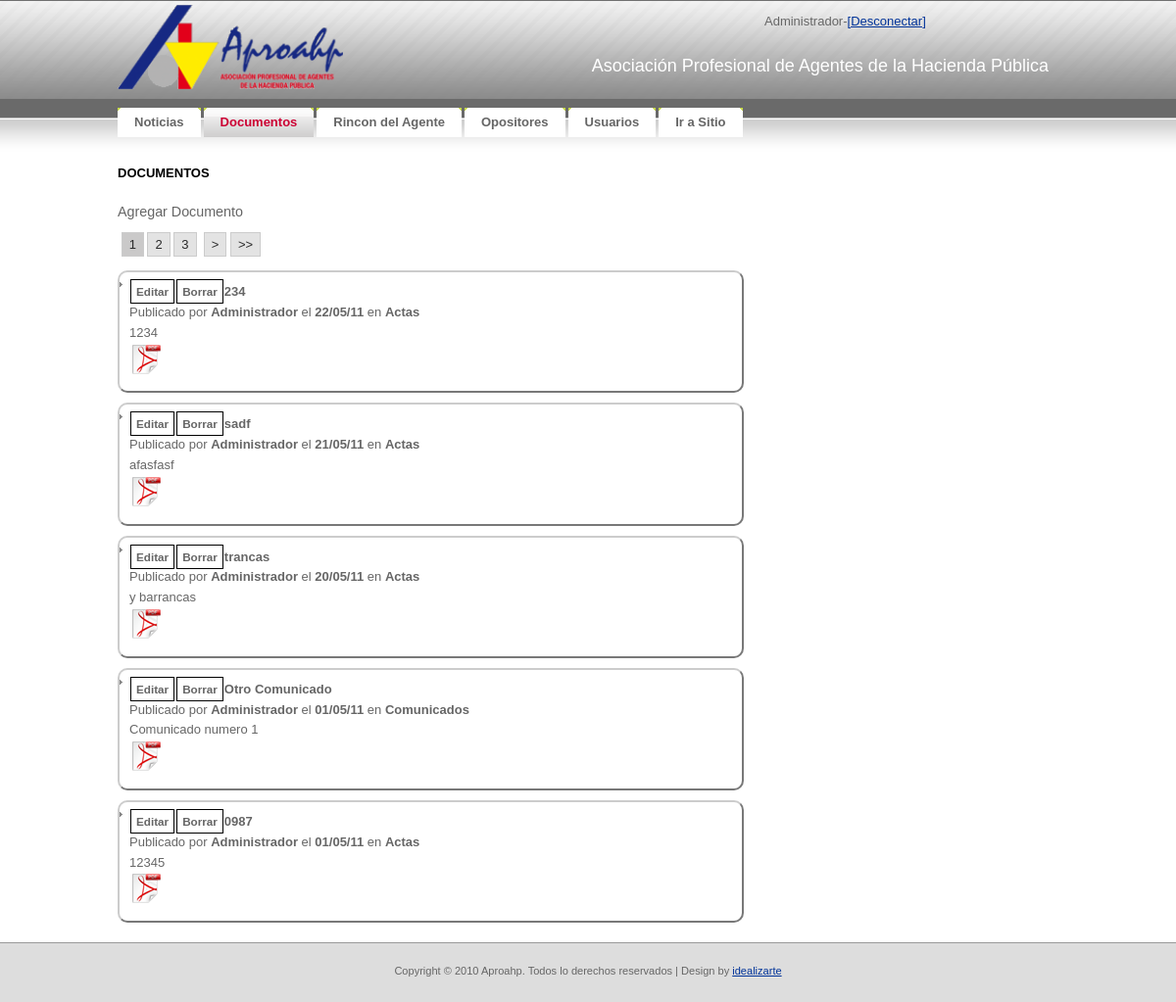
The page /admin/documentos.php (signed in) on the database its author committed.
### tables this page shows
CREATE TABLE IF NOT EXISTS `tbl_categorias` (
  `CAT_ID` bigint(20) NOT NULL AUTO_INCREMENT,
  `CAT_Visible` tinyint(1) NOT NULL,
  `CAT_Nombre` varchar(50) NOT NULL,
  `CAT_Comentarios` varchar(200) NOT NULL,
  UNIQUE KEY `ID` (`CAT_ID`)
);

CREATE TABLE IF NOT EXISTS `tbl_documentos` (
  `DOC_ID` bigint(20) NOT NULL AUTO_INCREMENT,
  `DOC_Fecha` datetime NOT NULL,
  `DOC_Autor` bigint(20) NOT NULL,
  `DOC_Categoria` bigint(20) NOT NULL,
  `DOC_Titulo` varchar(50) NOT NULL,
  `DOC_Resumen` varchar(500) NOT NULL,
  `DOC_Texto` text NOT NULL,
  `DOC_Attach` varchar(200) NOT NULL,
  UNIQUE KEY `DOC_ID` (`DOC_ID`)
);

CREATE TABLE IF NOT EXISTS `tbl_users` (
  `USR_ID` bigint(20) NOT NULL AUTO_INCREMENT,
  `USR_username` varchar(32) NOT NULL,
  `USR_password` varchar(32) NOT NULL,
  `USR_Displayname` varchar(32) NOT NULL,
  `USR_email` varchar(100) NOT NULL,
  `USR_Activo` tinyint(1) NOT NULL,
  PRIMARY KEY (`USR_ID`)
);

### admin/documentos.php (the view, shortened to what this page needs)
<?php
	require_once("../lib/siteconfig.php");
	$uploadfolder="../UPLDocumentos";
?>
<!DOCTYPE html PUBLIC "-//W3C//DTD XHTML 1.0 Strict//EN"
  "http://www.w3.org/TR/xhtml1/DTD/xhtml1-strict.dtd">
<html xmlns="http://www.w3.org/1999/xhtml" xml:lang="en" lang="en">
<head>
	<link rel="stylesheet" href="../css/reset.css" type="text/css" media="screen" charset="utf-8">
	<link rel="stylesheet" href="../css/aproahp.css" type="text/css" media="screen" charset="utf-8">
	<link rel="stylesheet" href="../css/jquery-ui.css" type="text/css" media="screen" charset="utf-8">
	<link rel="stylesheet" href="css/style.css" type="text/css" media="screen" charset="utf-8">
</head>
<body>
<div id="container">
<?php require("header.php");?>
<div id='documentos'>
	<h3>Documentos</h3><br/>
	<div id="adddocumento">Agregar Documento</div>
<?php
		echo "<div id='documentoslist'>";
		if(isset($_GET['pagenum'])){
			$pagenum = $_GET['pagenum'];
		}else{
			$pagenum = 1;
		}
		$doc_result = mysql_query("SELECT * FROM tbl_categorias,tbl_documentos,tbl_users WHERE DOC_Autor=USR_ID AND DOC_Categoria = CAT_ID ORDER BY DOC_FECHA DESC;") or die(mysql_error());
		$rows = mysql_num_rows($doc_result);
		$page_rows = 5;
		$pdata=pagination($rows,$pagenum,$page_rows);
		echo ($pdata['links']);
		echo "<ul>";
		$doc_result=mysql_query("SELECT * FROM tbl_categorias,tbl_documentos,tbl_users WHERE DOC_Autor=USR_ID AND DOC_Categoria = CAT_ID ORDER BY DOC_FECHA DESC ".$pdata['limites'].";");
		for ($x = 0, $numrows = mysql_num_rows($doc_result); $x < $numrows; $x++) {
			$row = mysql_fetch_assoc($doc_result);
			$datetime = date("d/m/y", strtotime($row["DOC_Fecha"]));
			$parts = Explode('.', $row['DOC_Attach']);
			$tipo= strtolower($parts[count($parts) - 1]);
			echo("<li class=documento><div class=edit rel='".$row["DOC_ID"]."'>Editar</div><div class=borrar rel='".$row["DOC_ID"]."'>Borrar</div><span class=highlight>".$row['DOC_Titulo']."</span><br>Publicado por <span class=highlight>".$row['USR_Displayname']."</span> el <span class=highlight>".$datetime."</span> en <span class=highlight>".$row['CAT_Nombre']."</span><br>".$row['DOC_Resumen']."<br><a href='".$uploadfolder."/".$row['DOC_Attach']."'><img src='../images/fticonos/icon_".$tipo.".gif'></a></li>");
		}
		echo "</ul></div>";
?>
</div>
</div>
</body>
</html>

### css/aproahp.css (style rules this page uses)
* { margin: 0; padding: 0; }
ul,li { list-style-type: none; }
body, th { background: #FFFFFF url(../images/img01.gif) repeat-x; font-family: Verdana, Arial, Helvetica, sans-serif; font-size: 13px; color: #666666; }
h3 { margin-bottom: 1em; text-transform: uppercase; font-size: 100%; color: #000000; }
p, ul, ol { margin-bottom: 1.5em; line-height: 1.6em; }
p { color:#666666; }
ul { list-style: none; }
ul li { padding-left: 10px; background: url(../images/img16.gif) no-repeat 0px 10px; }
a:link { color: #003399; }
img { border: none; }
#container { width: 960px; padding: 0px 0px 0px 0px; margin:0 auto; text-align:justify; }
#footer { height:20px; padding: 20px; background: #DDDDDD; border-top: 1px solid #999999; }
#footer p { margin: 0; text-align: center; font-size: 85%; }
#documentoslist a { text-decoration: none; }
.documento { padding:10px; border:2px outset #ccc; -moz-border-radius: 10px; -webkit-border-radius: 10px; padding: 10px; width:615px; margin-top:10px; }
li.documento a { color:#666666; text-decoration: none; }
.documento .highlight { font-weight: bold; }

### admin/css/style.css (style rules this page uses)
.edit, .borrar, .activar { font-size: .9em; font-weight: bold; display: inline; position: relative; padding: 5px; margin: 1px; border: 1px solid black; cursor: pointer; }

### rows shown on the page
tbl_categorias: tbl_documentos.DOC_Titulo "234", tbl_users.USR_Displayname "Administrador", tbl_documentos.DOC_Fecha "22/05/11", CAT_Nombre "Actas", tbl_documentos.DOC_Resumen "1234", tbl_documentos.DOC_Titulo "sadf", tbl_documentos.DOC_Fecha "21/05/11", tbl_documentos.DOC_Resumen "afasfasf", tbl_documentos.DOC_Titulo "trancas", tbl_documentos.DOC_Fecha "20/05/11", tbl_documentos.DOC_Resumen "y barrancas", tbl_documentos.DOC_Titulo "0987", tbl_documentos.DOC_Fecha "01/05/11", tbl_documentos.DOC_Resumen "12345"
tbl_categorias: tbl_documentos.DOC_Titulo "Otro Comunicado", tbl_users.USR_Displayname "Administrador", tbl_documentos.DOC_Fecha "01/05/11", CAT_Nombre "Comunicados", tbl_documentos.DOC_Resumen "Comunicado numero 1"

### other values the page prints
$_SESSION['DisplayName'] "Administrador"
$item['Name'] "Noticias"
$item['Name'] "Documentos"
$item['Name'] "Rincon del Agente"
$item['Name'] "Opositores"
$item['Name'] "Usuarios"
$item['Name'] "Ir a Sitio"
